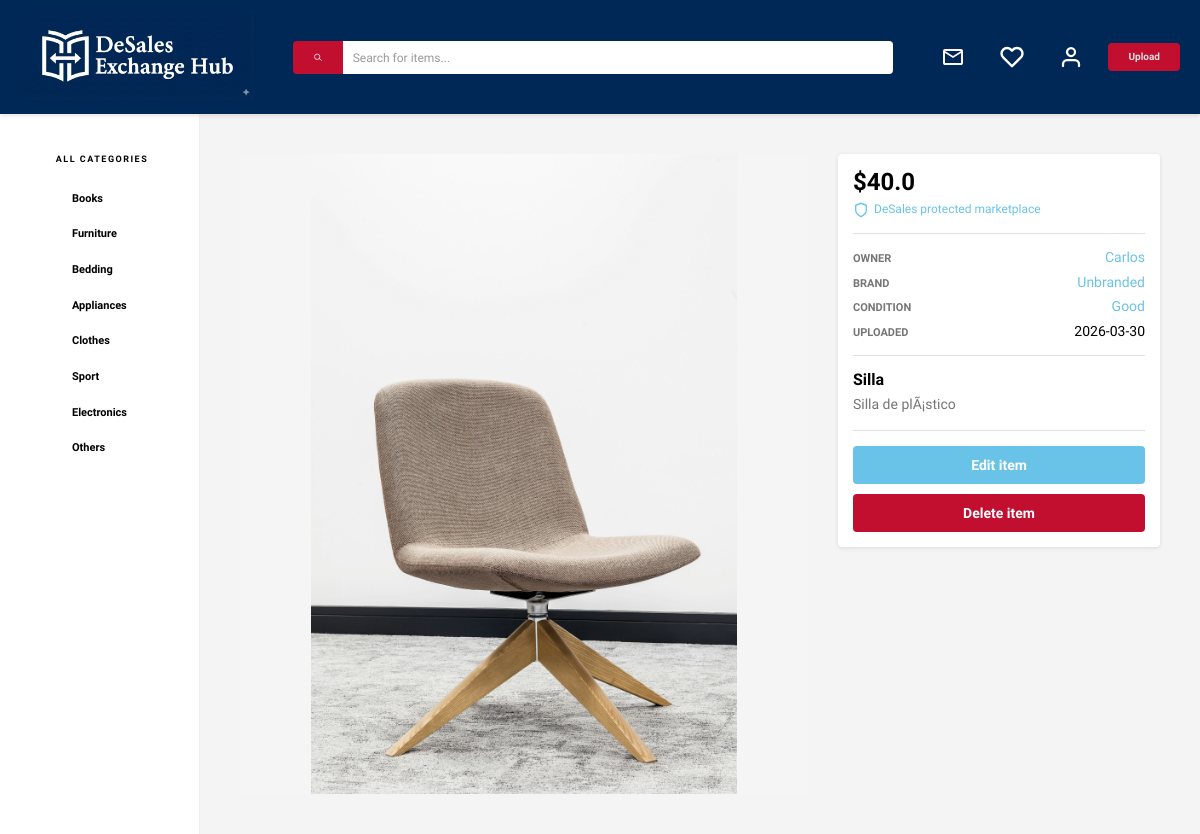
/item/4 (signed in), run on the app's committed database.
### models.py (models this page shows, shortened)
class ItemImage(db.Model):
    id = db.Column(db.Integer, primary_key=True)
    image_url = db.Column(db.String(200), nullable=False)
    item_id = db.Column(db.Integer, db.ForeignKey("item.id"), nullable=False)

class Item(db.Model):
    id = db.Column(db.Integer, primary_key=True, autoincrement=True)
    name = db.Column(db.String(50), nullable=False)
    description = db.Column(db.String(400), nullable=False)
    condition = db.Column(db.String(20), nullable=True, default="")
    brand = db.Column(db.String(50), nullable=True, default="")
    price = db.Column(db.Float, nullable=False)
    category = db.Column(db.String(20), nullable=False)
    created_at = db.Column(db.DateTime, nullable=False, default=db.func.current_timestamp())
    user_id = db.Column(db.Integer, db.ForeignKey("user.id"), nullable=False)
    estado = db.Column(db.String(20), nullable=False, default="active")
    images = db.relationship("ItemImage", backref="item", lazy=True)
    favorited_by = db.relationship("User", secondary="favorite", back_populates="favorite_items", lazy=True)

class User(db.Model):
    id = db.Column(db.Integer, primary_key=True)
    username = db.Column(db.String(20), unique=False, nullable=False)
    email = db.Column(db.String(120), unique=True, nullable=False)
    password = db.Column(db.String(255), nullable=False)
    is_active = db.Column(db.Boolean, default=False, nullable=False)
    items = db.relationship("Item", backref="owner", lazy=True)
    favorite_items = db.relationship("Item", secondary="favorite", back_populates="favorited_by", lazy=True)
    country = db.Column(db.String(20), nullable=True, default="")
    city = db.Column(db.String(20), nullable=True, default="")
    description = db.Column(db.String(400), nullable=True, default="")
    photo_url = db.Column(db.String(200), nullable=True, default="")

### app.py (the view)
@app.route("/item/<int:item_id>")
def item(item_id):
    user = get_current_user_from_session()
    if not user:
        return redirect(url_for("login"))
    current_item = Item.query.get_or_404(item_id)
    item_status = (current_item.estado or "").lower()
    similar_items = []
    if item_status != "deleted":
        similar_items = Item.query.filter(
            db.func.lower(Item.category) == current_item.category.lower(),
            Item.id != current_item.id,
            db.func.lower(Item.estado) == "active",
        ).limit(10).all()
    favorite_item_ids = {favorite_item.id for favorite_item in user.favorite_items}
    return render_template(
        "item.html",
        item=current_item,
        similar_items=similar_items,
        favorite_item_ids=favorite_item_ids,
        item_unavailable=item_status == "deleted" and current_item.user_id != user.id,
    )

### app.py (called while the page is built, shortened)
def get_current_user_from_session():
    user_id = session.get("user_id")
    if user_id is not None:
        user = db.session.get(User, user_id)
        if user:
            session["user_id"] = user.id
            session["username"] = user.username
            return user

@app.context_processor
def inject_search_query():
    return {
        "current_search_query": request.args.get("q", "").strip(),
        "condition_labels": CONDITION_LABELS,
    }

### templates/item.html (shortened to what this page needs)
{% extends 'base.html' %}
{% block content %}
    <div class="item-contenido">
        <section class="item-main">
            <div class="item-detail-image-container">
                {% if item.images and item.images|length > 0 %}
                    <div class="carousel-container">
                        <div class="carousel-track">
                            {% for image in item.images %}
                                <div class="carousel-slide">
                                    <img class="item-detail-imagen" src="{{ url_for('static', filename=image.image_url) }}" alt="{{ item.name }} - Image {{ loop.index }}">
                                </div>
                            {% endfor %}
                        </div>
                    </div>
                {% endif %}
            </div>
        </section>
        <aside class="item-sidebar">
            <div class="item-details-card">
                <div class="item-price-box">
                    <h2 class="item-price">${{ item.price }}</h2>
                    <span class="item-protection-info">
                        <svg width="16" height="16" viewBox="0 0 24 24" fill="none" stroke="currentColor" stroke-width="2"><path d="M12 22s8-4 8-10V5l-8-3-8 3v7c0 6 8 10 8 10z"/></svg>
                        DeSales protected marketplace
                    </span>
                </div>
                <div class="divider"></div>
                <div class="item-specs">
                    <div class="spec-row">
                        <span class="spec-label">Owner</span>
                        <span class="spec-value action-text">{{ item.owner.username }}</span>
                    </div>
                    <div class="spec-row">
                        <span class="spec-label">Brand</span>
                        <span class="spec-value action-text">{{ item.brand if item.brand else 'Unbranded' }}</span>
                    </div>
                    <div class="spec-row">
                        <span class="spec-label">Condition</span>
                        <span class="spec-value action-text">{{ condition_labels.get(item.condition, 'Not specified') if item.condition else 'Not specified' }}</span>
                    </div>
                    <div class="spec-row">
                        <span class="spec-label">Uploaded</span>
                        <span class="spec-value">{{ item.created_at.strftime('%Y-%m-%d') }}</span>
                    </div>
                </div>
                <div class="divider"></div>
                <h1 class="item-title">{{ item.name }}</h1>
                <p class="item-description">{{ item.description }}</p>
                <div class="divider"></div>
                {% if item.owner.id != session['user_id'] %}
                    <div class="item-actions">
                        {% if item.estado|lower == 'active' %}
                            <form action="{{ url_for('comprar', item_id=item.id) }}" method="post">
                                <button class="btn btn-primary" type="submit">Purchase now</button>
                            </form>
                        {% elif item.estado|lower == 'deleted' %}
                            <span class="btn btn-outline">Unavailable</span>
                        {% else %}
                            <span class="btn btn-outline">Purchased</span>
                        {% endif %}
                        {% if item.estado|lower != 'deleted' %}
                            <button
                                type="button"
                                id="open-offer-modal"
                                class="btn btn-outline btn-offer"
                                data-item-price="{{ item.price }}"
                                aria-controls="offer-modal"
                                aria-haspopup="dialog"
                            >
                                Make an offer
                            </button>
                            <a href="{{ url_for('start_item_conversation', item_id=item.id) }}" class="btn btn-outline">Send a message</a>
                            <a class="btn btn-outline favorite-btn {% if item.id in favorite_item_ids %}active{% endif %}" data-item-id="{{ item.id }}" data-is-favorite="{% if item.id in favorite_item_ids %}true{% else %}false{% endif %}" data-favorite-text="true">
                                {% if item.id in favorite_item_ids %}Remove from favorites{% else %}Add to favorites{% endif %}
                            </a>
                        {% endif %}
                    </div>
                {% else %}
                    <div class="item-actions">
                        {% if item.estado|lower == 'active' %}
                            <a href="{{url_for('edit_item', item_id=item.id)}}" class="btn btn-primary">Edit item</a>
                        {% endif %}
                        <a href="{{url_for('delete', item_id=item.id)}}" class="btn btn-rojo">Delete item</a>
                    </div>
                {% endif %}
            </div>
        </aside>
    </div>
{% endblock %}

### data on the page
ItemImage: image_url (picture)
Item: price "40.0", brand "Unbranded", condition "Good", created_at "2026-03-30", name "Silla", description "Silla de plÃ¡stico"
User: owner.username "Carlos"
